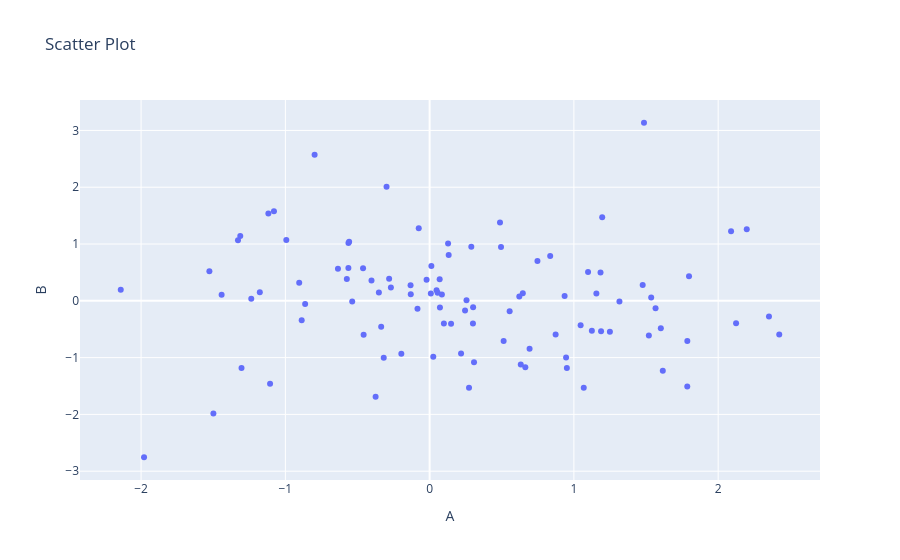

Notebook cell for this chart:
### Code cell
import plotly.io as pio
import plotly.express as px

# Reset to default template
pio.templates.default = "plotly"

# Now create your plot
fig = px.scatter(df, x='A', y='B', title='Scatter Plot')
fig.show()
